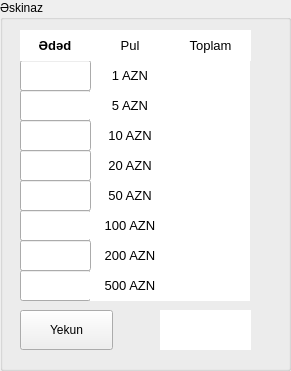
   <widget class="QGroupBox" name="groupBox_5">
    <property name="geometry">
     <rect>
      <x>20</x>
      <y>170</y>
      <width>291</width>
      <height>371</height>
     </rect>
    </property>
    <property name="title">
     <string>Əskinaz</string>
    </property>
    <widget class="QLabel" name="L100">
     <property name="geometry">
      <rect>
       <x>160</x>
       <y>310</y>
       <width>91</width>
       <height>40</height>
      </rect>
     </property>
     <property name="font">
      <font>
       <pointsize>10</pointsize>
       <weight>75</weight>
       <bold>true</bold>
      </font>
     </property>
     <property name="styleSheet">
      <string notr="true">background-color: rgb(255, 255, 255);</string>
     </property>
     <property name="text">
      <string>&lt;html&gt;&lt;head/&gt;&lt;body&gt;&lt;p align=&quot;center&quot;&gt;&lt;br/&gt;&lt;/p&gt;&lt;/body&gt;&lt;/html&gt;</string>
     </property>
    </widget>
    <widget class="QLabel" name="label_13">
     <property name="geometry">
      <rect>
       <x>90</x>
       <y>150</y>
       <width>80</width>
       <height>31</height>
      </rect>
     </property>
     <property name="styleSheet">
      <string notr="true">background-color: rgb(255, 255, 255);</string>
     </property>
     <property name="text">
      <string>&lt;html&gt;&lt;head/&gt;&lt;body&gt;&lt;p align=&quot;center&quot;&gt;&lt;span style=&quot; font-size:10pt;&quot;&gt;20 AZN&lt;/span&gt;&lt;/p&gt;&lt;/body&gt;&lt;/html&gt;</string>
     </property>
    </widget>
    <widget class="QLineEdit" name="LE4">
     <property name="geometry">
      <rect>
       <x>20</x>
       <y>150</y>
       <width>71</width>
       <height>31</height>
      </rect>
     </property>
     <property name="font">
      <font>
       <pointsize>10</pointsize>
      </font>
     </property>
    </widget>
    <widget class="QLabel" name="label_16">
     <property name="geometry">
      <rect>
       <x>90</x>
       <y>240</y>
       <width>80</width>
       <height>31</height>
      </rect>
     </property>
     <property name="styleSheet">
      <string notr="true">background-color: rgb(255, 255, 255);</string>
     </property>
     <property name="text">
      <string>&lt;html&gt;&lt;head/&gt;&lt;body&gt;&lt;p align=&quot;center&quot;&gt;&lt;span style=&quot; font-size:10pt;&quot;&gt;200 AZN&lt;/span&gt;&lt;/p&gt;&lt;/body&gt;&lt;/html&gt;</string>
     </property>
    </widget>
    <widget class="QLabel" name="label_10">
     <property name="geometry">
      <rect>
       <x>90</x>
       <y>60</y>
       <width>80</width>
       <height>31</height>
      </rect>
     </property>
     <property name="styleSheet">
      <string notr="true">background-color: rgb(255, 255, 255);</string>
     </property>
     <property name="text">
      <string>&lt;html&gt;&lt;head/&gt;&lt;body&gt;&lt;p align=&quot;center&quot;&gt;&lt;span style=&quot; font-size:10pt;&quot;&gt;1 AZN&lt;/span&gt;&lt;/p&gt;&lt;/body&gt;&lt;/html&gt;</string>
     </property>
    </widget>
    <widget class="QLabel" name="label_8">
     <property name="geometry">
      <rect>
       <x>90</x>
       <y>30</y>
       <width>80</width>
       <height>31</height>
      </rect>
     </property>
     <property name="styleSheet">
      <string notr="true">background-color: rgb(255, 255, 255);</string>
     </property>
     <property name="text">
      <string>&lt;html&gt;&lt;head/&gt;&lt;body&gt;&lt;p align=&quot;center&quot;&gt;&lt;span style=&quot; font-size:10pt;&quot;&gt;Pul&lt;/span&gt;&lt;/p&gt;&lt;/body&gt;&lt;/html&gt;</string>
     </property>
    </widget>
    <widget class="QLabel" name="L3">
     <property name="geometry">
      <rect>
       <x>170</x>
       <y>120</y>
       <width>80</width>
       <height>31</height>
      </rect>
     </property>
     <property name="font">
      <font>
       <pointsize>10</pointsize>
       <weight>75</weight>
       <bold>true</bold>
      </font>
     </property>
     <property name="styleSheet">
      <string notr="true">background-color: rgb(255, 255, 255);</string>
     </property>
     <property name="text">
      <string>&lt;html&gt;&lt;head/&gt;&lt;body&gt;&lt;p align=&quot;center&quot;&gt;&lt;br/&gt;&lt;/p&gt;&lt;/body&gt;&lt;/html&gt;</string>
     </property>
    </widget>
    <widget class="QLabel" name="L5">
     <property name="geometry">
      <rect>
       <x>170</x>
       <y>180</y>
       <width>80</width>
       <height>31</height>
      </rect>
     </property>
     <property name="font">
      <font>
       <pointsize>10</pointsize>
       <weight>75</weight>
       <bold>true</bold>
      </font>
     </property>
     <property name="styleSheet">
      <string notr="true">background-color: rgb(255, 255, 255);</string>
     </property>
     <property name="text">
      <string>&lt;html&gt;&lt;head/&gt;&lt;body&gt;&lt;p align=&quot;center&quot;&gt;&lt;br/&gt;&lt;/p&gt;&lt;/body&gt;&lt;/html&gt;</string>
     </property>
    </widget>
    <widget class="QLineEdit" name="LE7">
     <property name="geometry">
      <rect>
       <x>20</x>
       <y>240</y>
       <width>71</width>
       <height>31</height>
      </rect>
     </property>
     <property name="font">
      <font>
       <pointsize>10</pointsize>
      </font>
     </property>
    </widget>
    <widget class="QLabel" name="L2">
     <property name="geometry">
      <rect>
       <x>170</x>
       <y>90</y>
       <width>80</width>
       <height>31</height>
      </rect>
     </property>
     <property name="font">
      <font>
       <pointsize>10</pointsize>
       <weight>75</weight>
       <bold>true</bold>
      </font>
     </property>
     <property name="styleSheet">
      <string notr="true">background-color: rgb(255, 255, 255);</string>
     </property>
     <property name="text">
      <string>&lt;html&gt;&lt;head/&gt;&lt;body&gt;&lt;p align=&quot;center&quot;&gt;&lt;br/&gt;&lt;/p&gt;&lt;/body&gt;&lt;/html&gt;</string>
     </property>
    </widget>
    <widget class="QLineEdit" name="LE1">
     <property name="geometry">
      <rect>
       <x>20</x>
       <y>60</y>
       <width>71</width>
       <height>31</height>
      </rect>
     </property>
     <property name="font">
      <font>
       <pointsize>10</pointsize>
      </font>
     </property>
    </widget>
    <widget class="QLabel" name="L1">
     <property name="geometry">
      <rect>
       <x>170</x>
       <y>60</y>
       <width>80</width>
       <height>31</height>
      </rect>
     </property>
     <property name="font">
      <font>
       <pointsize>10</pointsize>
       <weight>75</weight>
       <bold>true</bold>
      </font>
     </property>
     <property name="styleSheet">
      <string notr="true">background-color: rgb(255, 255, 255);</string>
     </property>
     <property name="text">
      <string>&lt;html&gt;&lt;head/&gt;&lt;body&gt;&lt;p align=&quot;center&quot;&gt;&lt;br/&gt;&lt;/p&gt;&lt;/body&gt;&lt;/html&gt;</string>
     </property>
    </widget>
    <widget class="QLineEdit" name="LE6">
     <property name="geometry">
      <rect>
       <x>20</x>
       <y>210</y>
       <width>71</width>
       <height>31</height>
      </rect>
     </property>
     <property name="font">
      <font>
       <pointsize>10</pointsize>
      </font>
     </property>
    </widget>
    <widget class="QLabel" name="label_14">
     <property name="geometry">
      <rect>
       <x>90</x>
       <y>180</y>
       <width>80</width>
       <height>31</height>
      </rect>
     </property>
     <property name="styleSheet">
      <string notr="true">background-color: rgb(255, 255, 255);</string>
     </property>
     <property name="text">
      <string>&lt;html&gt;&lt;head/&gt;&lt;body&gt;&lt;p align=&quot;center&quot;&gt;&lt;span style=&quot; font-size:10pt;&quot;&gt;50 AZN&lt;/span&gt;&lt;/p&gt;&lt;/body&gt;&lt;/html&gt;</string>
     </property>
    </widget>
    <widget class="QLabel" name="label_7">
     <property name="geometry">
      <rect>
       <x>20</x>
       <y>30</y>
       <width>70</width>
       <height>31</height>
      </rect>
     </property>
     <property name="styleSheet">
      <string notr="true">background-color: rgb(255, 255, 255);</string>
     </property>
     <property name="text">
      <string>&lt;html&gt;&lt;head/&gt;&lt;body&gt;&lt;p align=&quot;center&quot;&gt;&lt;span style=&quot; font-size:10pt; font-weight:600;&quot;&gt;Ədəd&lt;/span&gt;&lt;/p&gt;&lt;/body&gt;&lt;/html&gt;</string>
     </property>
    </widget>
    <widget class="QLabel" name="label_12">
     <property name="geometry">
      <rect>
       <x>90</x>
       <y>120</y>
       <width>80</width>
       <height>31</height>
      </rect>
     </property>
     <property name="styleSheet">
      <string notr="true">background-color: rgb(255, 255, 255);</string>
     </property>
     <property name="text">
      <string>&lt;html&gt;&lt;head/&gt;&lt;body&gt;&lt;p align=&quot;center&quot;&gt;&lt;span style=&quot; font-size:10pt;&quot;&gt;10 AZN&lt;/span&gt;&lt;/p&gt;&lt;/body&gt;&lt;/html&gt;</string>
     </property>
    </widget>
    <widget class="QLineEdit" name="LE2">
     <property name="geometry">
      <rect>
       <x>20</x>
       <y>90</y>
       <width>71</width>
       <height>31</height>
      </rect>
     </property>
     <property name="font">
      <font>
       <pointsize>10</pointsize>
      </font>
     </property>
     <property name="accessibleName">
      <string/>
     </property>
     <property name="placeholderText">
      <string extracomment=" "/>
     </property>
    </widget>
    <widget class="QLabel" name="L6">
     <property name="geometry">
      <rect>
       <x>170</x>
       <y>210</y>
       <width>80</width>
       <height>31</height>
      </rect>
     </property>
     <property name="font">
      <font>
       <pointsize>10</pointsize>
       <weight>75</weight>
       <bold>true</bold>
      </font>
     </property>
     <property name="styleSheet">
      <string notr="true">background-color: rgb(255, 255, 255);</string>
     </property>
     <property name="text">
      <string>&lt;html&gt;&lt;head/&gt;&lt;body&gt;&lt;p align=&quot;center&quot;&gt;&lt;br/&gt;&lt;/p&gt;&lt;/body&gt;&lt;/html&gt;</string>
     </property>
    </widget>
    <widget class="QLineEdit" name="LE5">
     <property name="geometry">
      <rect>
       <x>20</x>
       <y>180</y>
       <width>71</width>
       <height>31</height>
      </rect>
     </property>
     <property name="font">
      <font>
       <pointsize>10</pointsize>
      </font>
     </property>
    </widget>
    <widget class="QLineEdit" name="LE3">
     <property name="geometry">
      <rect>
       <x>20</x>
       <y>120</y>
       <width>71</width>
       <height>31</height>
      </rect>
     </property>
     <property name="font">
      <font>
       <pointsize>10</pointsize>
      </font>
     </property>
    </widget>
    <widget class="QLabel" name="L7">
     <property name="geometry">
      <rect>
       <x>170</x>
       <y>240</y>
       <width>80</width>
       <height>31</height>
      </rect>
     </property>
     <property name="font">
      <font>
       <pointsize>10</pointsize>
       <weight>75</weight>
       <bold>true</bold>
      </font>
     </property>
     <property name="styleSheet">
      <string notr="true">background-color: rgb(255, 255, 255);</string>
     </property>
     <property name="text">
      <string>&lt;html&gt;&lt;head/&gt;&lt;body&gt;&lt;p align=&quot;center&quot;&gt;&lt;br/&gt;&lt;/p&gt;&lt;/body&gt;&lt;/html&gt;</string>
     </property>
    </widget>
    <widget class="QPushButton" name="PB1">
     <property name="geometry">
      <rect>
       <x>20</x>
       <y>310</y>
       <width>93</width>
       <height>40</height>
      </rect>
     </property>
     <property name="text">
      <string>Yekun</string>
     </property>
    </widget>
    <widget class="QLabel" name="label_9">
     <property name="geometry">
      <rect>
       <x>170</x>
       <y>30</y>
       <width>81</width>
       <height>31</height>
      </rect>
     </property>
     <property name="styleSheet">
      <string notr="true">background-color: rgb(255, 255, 255);</string>
     </property>
     <property name="text">
      <string>&lt;html&gt;&lt;head/&gt;&lt;body&gt;&lt;p align=&quot;center&quot;&gt;&lt;span style=&quot; font-size:10pt;&quot;&gt;Toplam&lt;/span&gt;&lt;/p&gt;&lt;/body&gt;&lt;/html&gt;</string>
     </property>
    </widget>
    <widget class="QLabel" name="label_11">
     <property name="geometry">
      <rect>
       <x>90</x>
       <y>90</y>
       <width>80</width>
       <height>31</height>
      </rect>
     </property>
     <property name="styleSheet">
      <string notr="true">background-color: rgb(255, 255, 255);</string>
     </property>
     <property name="text">
      <string>&lt;html&gt;&lt;head/&gt;&lt;body&gt;&lt;p align=&quot;center&quot;&gt;&lt;span style=&quot; font-size:10pt;&quot;&gt;5 AZN&lt;/span&gt;&lt;/p&gt;&lt;/body&gt;&lt;/html&gt;</string>
     </property>
    </widget>
    <widget class="QLabel" name="L8">
     <property name="geometry">
      <rect>
       <x>170</x>
       <y>270</y>
       <width>80</width>
       <height>31</height>
      </rect>
     </property>
     <property name="font">
      <font>
       <pointsize>10</pointsize>
       <weight>75</weight>
       <bold>true</bold>
      </font>
     </property>
     <property name="styleSheet">
      <string notr="true">background-color: rgb(255, 255, 255);</string>
     </property>
     <property name="text">
      <string>&lt;html&gt;&lt;head/&gt;&lt;body&gt;&lt;p align=&quot;center&quot;&gt;&lt;br/&gt;&lt;/p&gt;&lt;/body&gt;&lt;/html&gt;</string>
     </property>
    </widget>
    <widget class="QLabel" name="label_15">
     <property name="geometry">
      <rect>
       <x>90</x>
       <y>210</y>
       <width>80</width>
       <height>31</height>
      </rect>
     </property>
     <property name="styleSheet">
      <string notr="true">background-color: rgb(255, 255, 255);</string>
     </property>
     <property name="text">
      <string>&lt;html&gt;&lt;head/&gt;&lt;body&gt;&lt;p align=&quot;center&quot;&gt;&lt;span style=&quot; font-size:10pt;&quot;&gt;100 AZN&lt;/span&gt;&lt;/p&gt;&lt;/body&gt;&lt;/html&gt;</string>
     </property>
    </widget>
    <widget class="QLineEdit" name="LE8">
     <property name="geometry">
      <rect>
       <x>20</x>
       <y>270</y>
       <width>71</width>
       <height>31</height>
      </rect>
     </property>
     <property name="font">
      <font>
       <pointsize>10</pointsize>
      </font>
     </property>
    </widget>
    <widget class="QLabel" name="L4">
     <property name="geometry">
      <rect>
       <x>170</x>
       <y>150</y>
       <width>80</width>
       <height>31</height>
      </rect>
     </property>
     <property name="font">
      <font>
       <pointsize>10</pointsize>
       <weight>75</weight>
       <bold>true</bold>
      </font>
     </property>
     <property name="styleSheet">
      <string notr="true">background-color: rgb(255, 255, 255);</string>
     </property>
     <property name="text">
      <string>&lt;html&gt;&lt;head/&gt;&lt;body&gt;&lt;p align=&quot;center&quot;&gt;&lt;br/&gt;&lt;/p&gt;&lt;/body&gt;&lt;/html&gt;</string>
     </property>
    </widget>
    <widget class="QLabel" name="label_17">
     <property name="geometry">
      <rect>
       <x>90</x>
       <y>270</y>
       <width>80</width>
       <height>31</height>
      </rect>
     </property>
     <property name="styleSheet">
      <string notr="true">background-color: rgb(255, 255, 255);</string>
     </property>
     <property name="text">
      <string>&lt;html&gt;&lt;head/&gt;&lt;body&gt;&lt;p align=&quot;center&quot;&gt;&lt;span style=&quot; font-size:10pt;&quot;&gt;500 AZN&lt;/span&gt;&lt;/p&gt;&lt;/body&gt;&lt;/html&gt;</string>
     </property>
    </widget>
   </widget>
